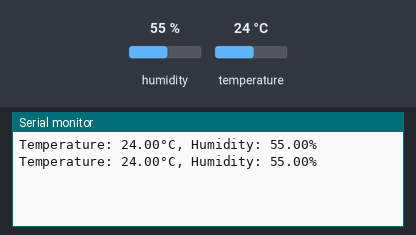
Recording of a sketch running on a simulated Arduino Uno, built with avr-gcc and run on an emulated ATmega328P. Parts: the last lines printed to the serial monitor. The test bench sets the inputs (shaded band); at power-on: humidity 55 %, temperature 24 °C.

Above: at 2.8 s.
2.9 s: humidity set to 22 %
At 4.4 s:
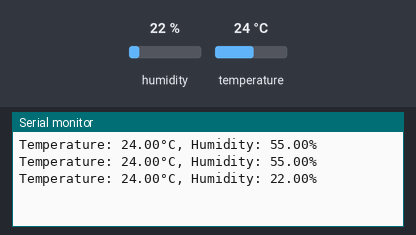
5.6 s: temperature set to 12 °C
At 7.3 s:
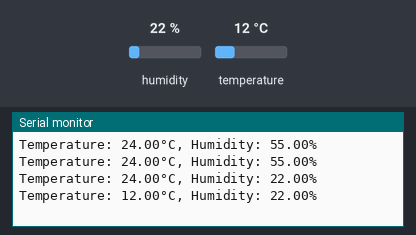
8.3 s: humidity set to 40 %
At 10.8 s:
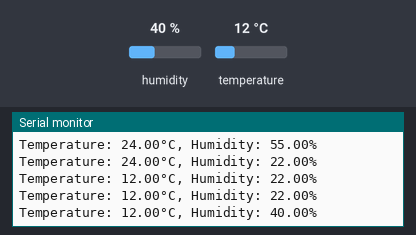
Timing chart, 0 to 12.3 s (numbered marks = the images above; inputs shaded):
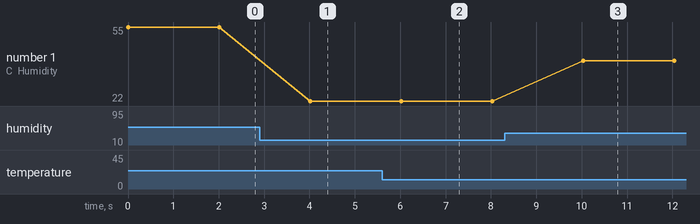

Measured:
- after the input at 2.9 s, the serial monitor: prints a new line after 1.1 s (image 1)
- after the input at 5.6 s, the serial monitor: prints a new line after 0.42 s (image 2)
- after the input at 8.3 s, the serial monitor: prints a new line after 1.7 s (image 3)
- plotted number 1: 55 → 22 after the input at 2.9 s, 22 → 40 after the input at 8.3 s

The sketch:

koi_monitor.ino
```cpp
#include <DHT.h>

#define DHTPIN 2
#define DHTTYPE DHT22

DHT dht(DHTPIN, DHTTYPE);

void setup() {
  Serial.begin(9600);
  dht.begin();
}

void loop() {
  float h = dht.readHumidity();
  float t = dht.readTemperature();

  if (isnan(h) || isnan(t)) {
    Serial.println("Failed to read from DHT sensor!");
    return;
  }

  Serial.print("Temperature: ");
  Serial.print(t);
  Serial.print("°C, Humidity: ");
  Serial.print(h);
  Serial.println("%");

  delay(2000);
}
```
